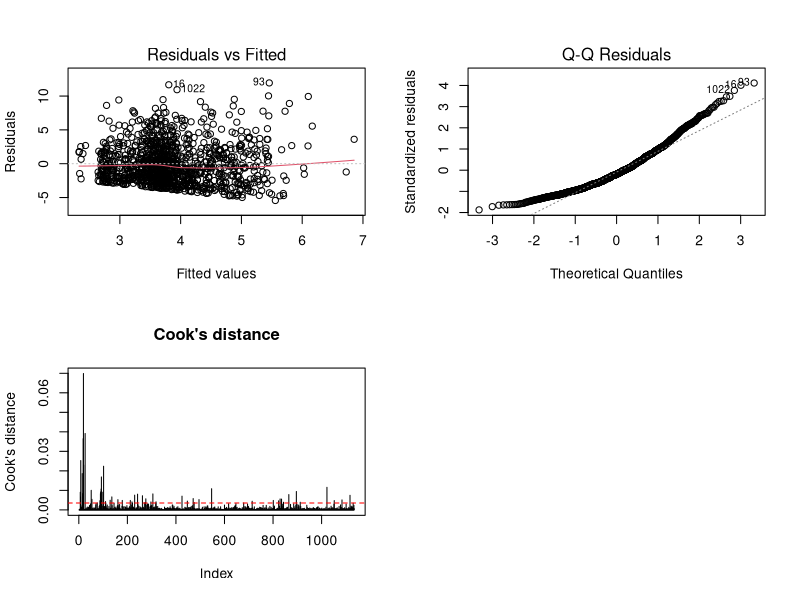
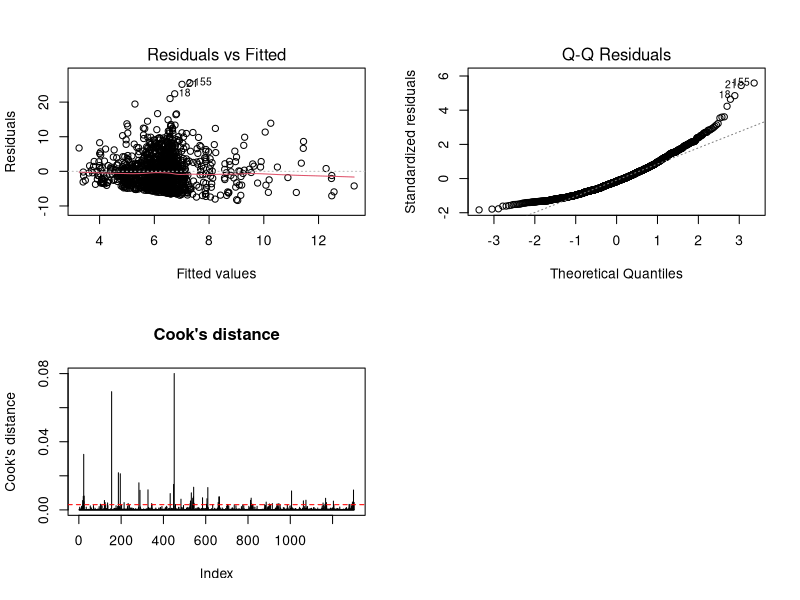

R code for these plots, in order:
## ---- chunk 1
knitr::opts_chunk$set(echo = TRUE, warning = FALSE, message = FALSE)
library(tidyverse)
library(car)
set.seed(67)
## ---- chunk 2
polls <- read.csv("Data/Clean/combined_data.csv") %>%
  filter(sample_size > 0) %>% # drops the 2 polls whose invalid sample_size (-1) was set to NA
  mutate(abs_err = abs((dem - rep) - act_margin), # how far off the poll was
         correct = if_else(dem == rep, NA_integer_, # did the poll pick the right winner?
                           as.integer(sign(dem - rep) == sign(act_margin))),
         n1000   = sample_size / 1000,
         pop2    = factor(if_else(sample_subpopulation == "Likely Voters", "Likely", "RV_Adults")),
         partisanship = factor(partisanship))
## ---- chunk 3
prep <- function(yr) {
  polls %>% filter(year == yr) %>%
    mutate(mode3 = fct_lump_min(factor(mode), min = 30, other_level = "Other"),
           mode3 = relevel(mode3, ref = "Live Phone")) %>%
    droplevels()
}
d12 <- prep(2012)
d16 <- prep(2016)
table(d12$mode3); table(d16$mode3)
## ---- chunk 4
full12 <- lm(abs_err ~ mode3 + pop2 + partisanship + n1000 + days_to_election, data = d12)
null12 <- lm(abs_err ~ 1, data = d12)

summary(full12) # Overall fit, coefficient estimates and individual tests
## ---- chunk 5
Anova(full12, type = 2) # Tests the contribution of each predictor
vif(full12) # Checks whether predictors are strongly correlated
## ---- chunk 6
anova(null12, full12)
## ---- chunk 7
# anova(full12, INTERACTIONS MODEL, data = d12))
## ---- chunk 8
step12 <- step(null12, scope = list(lower = ~ 1, upper = formula(full12)), direction = "both", trace = 0)
formula(step12)
AIC(null12, full12, step12)
BIC(null12, full12, step12)
## ---- chunk 9

## ---- chunk 10
par(mfrow = c(2, 2))
plot(full12, which = 1) # residuals vs fitted
plot(full12, which = 2) # normal Q-Q
plot(cooks.distance(full12), type = "h", ylab = "Cook's distance", main = "Cook's distance")
abline(h = 4 / nrow(d12), col = "red", lty = 2)
par(mfrow = c(1, 1))

sum(abs(rstudent(full12)) > 3) # polls with |studentised residual| > 3
sum(cooks.distance(full12) > 4 / nrow(d12)) # polls above the 4/n guideline
max(cooks.distance(full12)) # worry if > 05 or 1
## ---- chunk 11
#IDK HOW TO DO THIS BUT WE SHOULD

## ---- chunk 12

## ---- chunk 13
full16 <- lm(abs_err ~ mode3 + pop2 + partisanship + n1000 + days_to_election, data = d16)
null16 <- lm(abs_err ~ 1, data = d16)

summary(full16)
Anova(full16, type = 2)
vif(full16)
anova(null16, full16)

# TEST SOME INTERACTION TERMS
# anova(full16, lm(abs_err ~ INTERACTION STUFF, data = d16))
## ---- chunk 14
step16 <- step(null16, scope = list(lower = ~ 1, upper = formula(full16)), direction = "both", trace = 0)
formula(step16)
AIC(null16, full16, step16)
BIC(null16, full16, step16)
## ---- chunk 15
par(mfrow = c(2, 2))
plot(full16, which = 1)
plot(full16, which = 2)
plot(cooks.distance(full16), type = "h", ylab = "Cook's distance", main = "Cook's distance")
abline(h = 4 / nrow(d16), col = "red", lty = 2)
par(mfrow = c(1, 1))

sum(abs(rstudent(full16)) > 3)
sum(cooks.distance(full16) > 4 / nrow(d16))
max(cooks.distance(full16))

# BOX COX
## ---- chunk 16
# TRAIN TEST SPLIT?
## ---- chunk 17
l12 <- d12 %>% filter(!is.na(correct), mode3 != "Other") %>% droplevels()
l16 <- d16 %>% filter(!is.na(correct), mode3 != "Other") %>% droplevels()
mean(l12$correct); mean(l16$correct) # proportion of polls that picked the right winner
## ---- chunk 18
g12 <- glm(correct ~ mode3 + pop2 + partisanship + n1000 + days_to_election, family = binomial, data = l12)
summary(g12)
Anova(g12, type = 2) # likelihood ratio test for each factor
exp(cbind(OR = coef(g12), confint.default(g12))) # odds ratios with 95% CI
anova(glm(correct ~ 1, family = binomial, data = l12), g12, test = "Chisq") # overall model test
## ---- chunk 19

## ---- chunk 20
g16 <- glm(correct ~ mode3 + pop2 + partisanship + n1000 + days_to_election, family = binomial, data = l16)
summary(g16)
Anova(g16, type = 2)
exp(cbind(OR = coef(g16), confint.default(g16)))
anova(glm(correct ~ 1, family = binomial, data = l16), g16, test = "Chisq")

# Train test split thingo?
